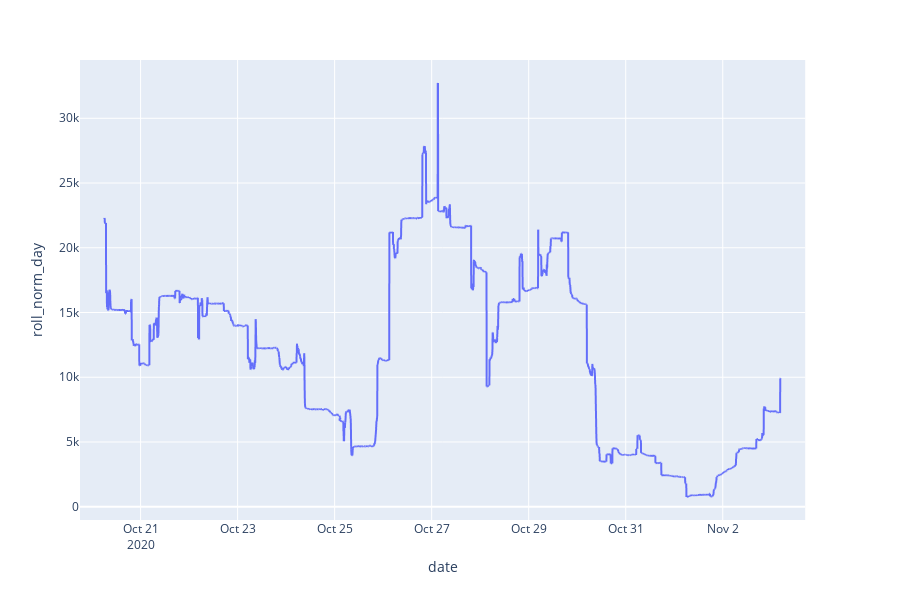

The code cell stored with this chart in its notebook:
### Code cell
df['roll_norm_day'] = df["norm"].rolling( 24 * 12, center=True).mean()
px.line(df, x="date", y= "roll_norm_day")

### Figure 1 — Plotly figure (JSON) as saved in the notebook; plotly's stock layout.template omitted (floating-point values rounded to 4 significant figures; data arrays with more than 128 entries replaced by an {"elided": "..."} marker saying what was removed)
{"data": [{"hoverlabel": {"namelength": 0}, "hovertemplate": "date=%{x}<br>roll_norm_day=%{y}", "legendgroup": "", "line": {"color": "#636efa", "dash": "solid"}, "mode": "lines", "name": "", "showlegend": false, "type": "scattergl", "x": {"elided": "4294 str values"}, "xaxis": "x", "y": {"elided": "4294 float values"}, "yaxis": "y"}], "layout": {"height": 600, "legend": {"tracegroupgap": 0}, "margin": {"t": 60}, "xaxis": {"anchor": "y", "domain": [0, 0.98], "title": {"text": "date"}}, "yaxis": {"anchor": "x", "domain": [0, 1], "title": {"text": "roll_norm_day"}}}}
